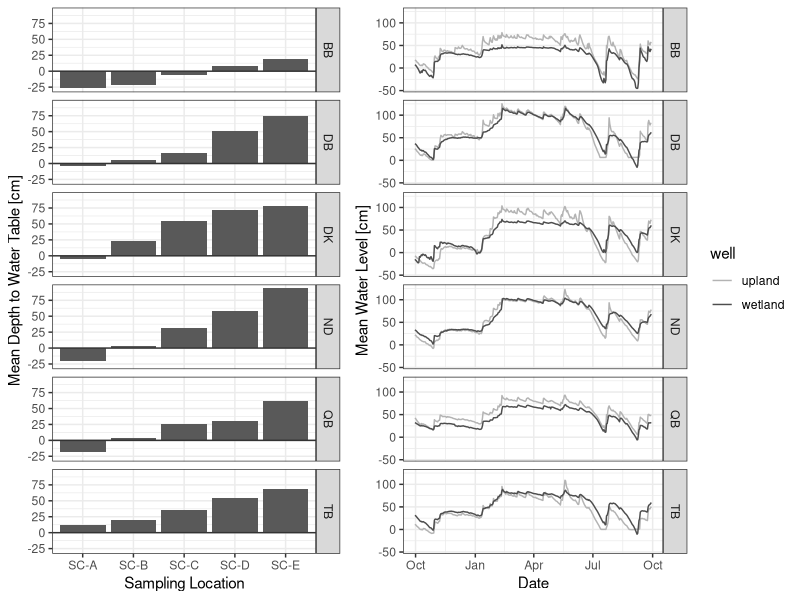

This figure's R source: (Note: this script raises an error after producing the figure.)
#Script Information-------------------------------------------------------------
#Title: Example analysis
#Coder: C. Nate Jones (cnjones@umd.edu)
#Date: 5/9/2019
#Purpose: Create depth to water table plots

# 1.0 Setup Workspace-----------------------------------------------------------
#Clear memory 
remove(list=ls())

#load appropriate packages
library(gridExtra)
library(lubridate)
library(tidyverse)

#load data
level<-read_csv("data/waterLevel_cleaned.csv")
depth<-read_csv("data/DepthToWaterTable.csv")

#output location
dir<-"/nfs/palmer-group-data/Choptank/Nate/DepthToWaterTable/"
list.files(dir)

#2.0 Barplot of mean depth to water table---------------------------------------
bar_plot<-depth %>%
  #Filter to site [SC for Kelly's and AIK for Anna's]
  filter(str_detect(station,"SC")) %>%
  #Convert depth to cm
  mutate(d_n = d_n*100) %>%
  #Estimate mean annual depths
  group_by(station, wetland) %>% summarise(Depth= mean(d_n, na.rm=T)) %>%
  #Plot
  ggplot(aes(x=station, y=Depth)) +
    #Add barplot
    geom_bar(stat="identity") + 
    #Add line for zero
    geom_hline(yintercept = 0, col="grey20") +
    #Facet
    facet_grid(rows=vars(wetland)) +
    #Theme information
    theme_bw() + 
      labs(y="Mean Depth to Water Table [cm]", 
           x= "Sampling Location")

#Time series plot of water level------------------------------------------------
#Tidy water level data~~~~~~~~~~~~~~~~~~~~~~~~~~~~~~~~~~~~~~~~~~~~~~~~~~~~~~~~~~
level<-level %>%
  #Remove Auxilery Upland Wells
  filter(!str_detect(site,'2'), 
         !str_detect(site,'3'), 
         !str_detect(site,'DF'), 
         !str_detect(site,'GR')) %>%
  #Define wetland and well type
  mutate(well = if_else(str_detect(site,"Wetland"), 
                        'wetland', 
                        'upland'),
         site = substr(site,1,2)) %>%
  #Select relevant collumns
  select(site, well, day, waterLevel)

#Plot~~~~~~~~~~~~~~~~~~~~~~~~~~~~~~~~~~~~~~~~~~~~~~~~~~~~~~~~~~~~~~~~~~~~~~~~~~~
ts_plot<-level %>% 
  mutate(waterLevel=waterLevel*100) %>%
  filter(site!="GN") %>%
  ggplot(aes(day, waterLevel, color = well, linetype=well)) +
    geom_line() +
    facet_grid(rows=vars(site))+
    theme_bw() +
      labs(y="Mean Water Level [cm]", 
           x= "Date")+
      scale_linetype_manual(values=c(1,1)) +
      scale_color_manual(values=c('grey70','grey30')) + 
      scale_x_date(date_labels =  "%b")

#3.0 Print plots----------------------------------------------------------------
output<-grid.arrange(bar_plot,ts_plot,nrow=1,widths = c(1,1.3))
ggsave(file = "SC_Depth_waterLevel.png", plot=output, path = dir,
        device = "png", width = 7, height = 8, units = "in")
